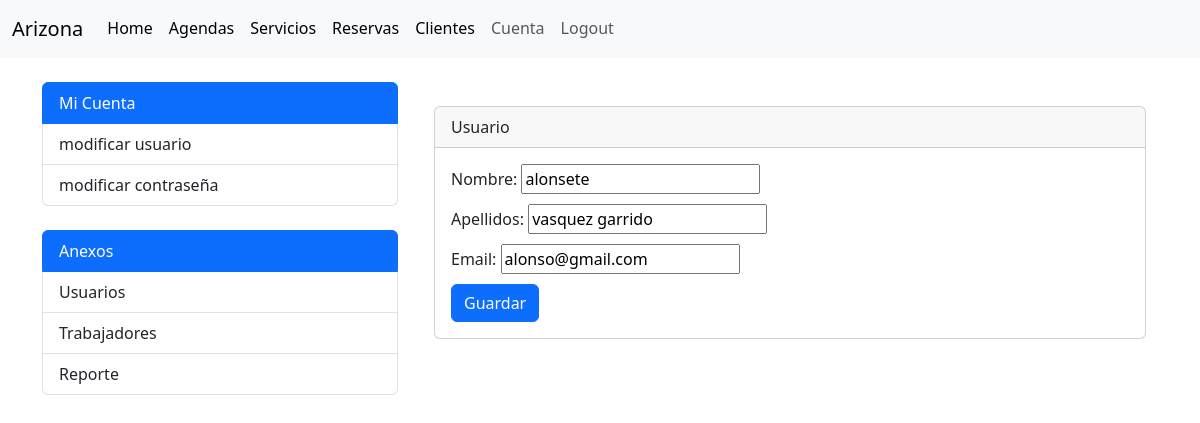
Screenshot of /account/update-user/ (signed in) with the database file from the repository.
### accounts/models.py (models this page shows, shortened)
class User(AbstractBaseUser, PermissionsMixin):
    id = models.AutoField(primary_key=True, unique=True)
    username = models.CharField(
        'Usuario', max_length=30, unique=True, validators=[
            validators.RegexValidator(
                re.compile('^[\w.@+-]+$'),
                'ingrese un nombre de usuario valido '
                'Este valor debe contener solo letras, números '
                'excepto: @/./+/-/_.',
                'invalid'
            )
        ],
        help_text='Un nombre corto que sera usado'+
                  ' para identificarlo de forma unica en la plataforma.'
    )
    name = models.CharField('Nombre', max_length=20)
    apellidos = models.CharField('Apellidos', max_length=30)
    email = models.EmailField('Email', unique=True)
    is_staff = models.BooleanField('Admin', default=False)
    is_active = models.BooleanField('Ativo', default=True)
    date_joined = models.DateTimeField('Data de Entrada', auto_now_add=True)
    roles = models.ForeignKey(Rol, on_delete=models.CASCADE, blank=True, null=True)
    USERNAME_FIELD = 'username'
    REQUIRED_FIELDS = ['email']
    objects = CustomUserManager()
    class Meta:
        verbose_name = 'Usuario'
        verbose_name_plural = 'Usuarios'

### accounts/views.py (the view)
class UpdateUserView(LoginRequiredMixin, UpdateView):
    model = User
    login_url = reverse_lazy('Login:login')
    template_name = 'accounts/update_user.html'
    fields = ['name', 'apellidos', 'email']
    success_url = reverse_lazy('account:index')
    def get_object(self):
        return self.request.user

### accounts/templates/accounts/update_user.html (shortened to what this page needs)
{% extends 'accounts/index.html' %}
{% block accounts_container %}
<div class="container">
  <br>
  <div class="card">
    <div class="card-header">
      Usuario
    </div>
    <div class="card-body">
      <form method="post">
        <div class="form-group">
          {{ form.name.label_tag }}
          {{ form.name }}
        </div>
        <div class="form-group">
          {{ form.apellidos.label_tag }}
          {{ form.apellidos }}
        </div>
        <div class="form-group">
          {{ form.email.label_tag }}
          {{ form.email }}
        </div>
        <button type="submit" class="btn btn-primary">Guardar</button>
      </form>
    </div>
  </div>
</div>
{% endblock %}

### accounts/templates/accounts/update_user.html (style rules this page uses)
.form-group { margin-bottom: 10px; }

### rows the page displays
User: name "alonsete", apellidos "vasquez garrido", email "alonso@gmail.com"
